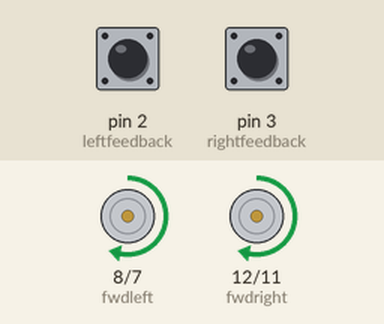
This sketch was run on a simulated Arduino Uno, built with avr-gcc and run on an emulated ATmega328P. Parts: motor-driver pin pairs drawn as motors (green arrow = first pin HIGH = forward, orange = second pin HIGH = backward, longer = more drive, scaled by the enable pin). Inputs (shaded band) come from the test bench; at power-on: pin 2 (leftfeedback) LOW, pin 3 (rightfeedback) LOW.

Above: at 1.2 s.
1.3 s: pin 2 (leftfeedback) pulled HIGH for 0.15 s
At 1.5 s:
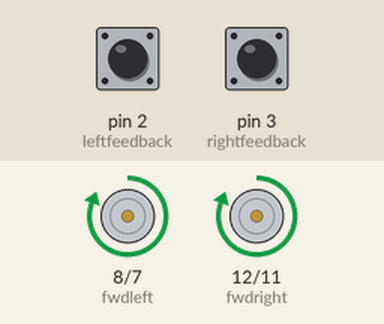
4.3 s: pin 3 (rightfeedback) pulled HIGH for 0.15 s
At 5.4 s:
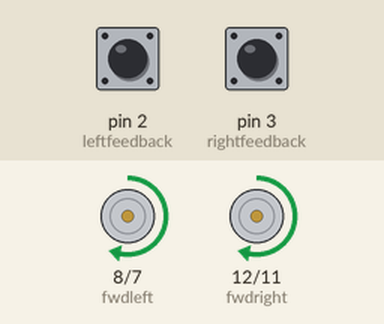
7.4 s: pin 2 (leftfeedback) pulled HIGH for 1 s
At 10.9 s:
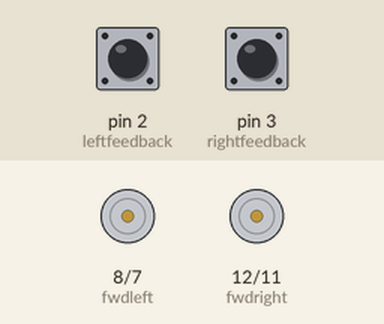
Timing chart, 0 to 12.4 s (numbered marks = the images above; inputs shaded):
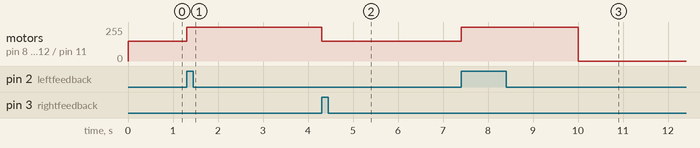

The sketch:

StorySix.ino
```cpp
int fwdright = 12;
int fwdleft = 8;
int revright = 11;
int revleft = 7;
int enableleft = 9;
int enableright = 10;
const int leftfeedback = 2;//Switch pins
const int rightfeedback = 3;
volatile int leftcounter = 0;
volatile int rightcounter = 0;
const int reduc = 50;

const int startspeed = 150;
int leftspeed;
int rightspeed;


//Array of pins
int vars[6] = {fwdright,fwdleft,revright,revleft,enableleft,enableright};

void setup()
{
  //Set up all pins
  for(int v : vars){
    pinMode(v,OUTPUT);
  }
  Serial.begin(115200);
  attachInterrupt(digitalPinToInterrupt(leftfeedback), lefttracker, RISING);
  attachInterrupt(digitalPinToInterrupt(rightfeedback), righttracker, RISING);

  leftspeed = startspeed;
  rightspeed = startspeed;


  analogWrite(enableleft, rightspeed);
  analogWrite(enableright, leftspeed);
}

void halt(int mSeconds){ //stopps rover advance

  digitalWrite(fwdleft,LOW);
  digitalWrite(fwdright,LOW);
  digitalWrite(revleft,LOW);
  digitalWrite(revright,LOW);
  delay(mSeconds);
}

void reverse(int mSeconds){ //stop motor forward, rover reverses

  digitalWrite(fwdleft,LOW);
  digitalWrite(fwdright,LOW);
  digitalWrite(revleft,HIGH);
  digitalWrite(revright,HIGH);
  delay(mSeconds);
}

void forward(int mSeconds) {//stop motor reverse, rover forward

  digitalWrite(revleft,LOW);
  digitalWrite(revright,LOW);
  digitalWrite(fwdleft,HIGH);
  digitalWrite(fwdright,HIGH);
  delay(mSeconds);

}

void turnright(int mSeconds) {//right turn by motor speed change
  analogWrite(enableleft, 255);
  analogWrite(enableright, 120);
  delay(mSeconds);
}

void turnleft(int mSeconds)  {//left turn by motor speed change
  analogWrite(enableright, 255);
  analogWrite(enableleft, 120);
  delay(mSeconds);
}

void updateSpeeds(){
  analogWrite(enableleft,rightspeed);
    analogWrite(enableright,leftspeed);
}

void loop(){
  //10 seconds has passed whilst travelling
  if(millis() >= 10000){
    halt(0);
  }
  else{ //If 10 seconds have not passed yet

    forward(0);
    //Check if counters are equal
    if(leftcounter != rightcounter){
      if(leftcounter < rightcounter){
      // leftenable should increase
        leftspeed += 20;
        rightspeed -= 20;
        forward(0);
        updateSpeeds();
      }
      else if(rightcounter < leftcounter){
      // right enable should increase
        leftspeed -= 20;
        rightspeed += 20;
        forward(0);
        updateSpeeds();
      }
    }
    else {
      forward(0);
      leftspeed = 150;
      rightspeed = 150;
      updateSpeeds();
     }
   }
}

//Increment left and right counters
void lefttracker(){
  leftcounter++;
}

void righttracker(){
  rightcounter++;
}
```

Measured:
- after the input at 1.3 s, motor on pin 8 (fwdleft) / pin 7 (revleft), motor on pin 12 (fwdright) / pin 11 (revright): forward 150/255 → forward 255/255 at once
- after the input at 4.3 s, motor on pin 8 (fwdleft) / pin 7 (revleft), motor on pin 12 (fwdright) / pin 11 (revright): forward 255/255 → forward 150/255 at once
- after the input at 7.4 s, motor on pin 8 (fwdleft) / pin 7 (revleft), motor on pin 12 (fwdright) / pin 11 (revright): forward 150/255 → forward 255/255 at once, → stopped 2.6 s later
